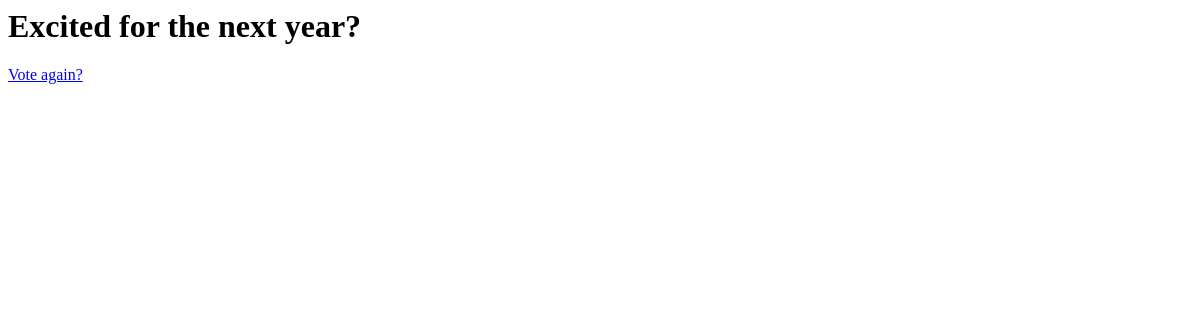
The page /polls/2/results/ on the database as committed earlier.
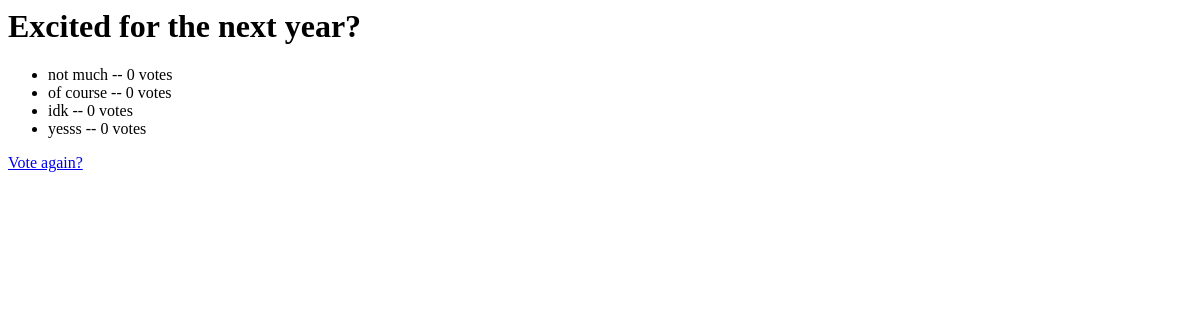
The same page on the database as committed later.
### polls/models.py (models this page shows, shortened)
class Question(models.Model):
    question_text = models.CharField(max_length=200) #charfield informa que o campo selecionado é do tipo char
    pub_date = models.DateTimeField("date published") #datetimefield informa ao banco de dados que o campo selecionado é do tipo datetime

class Choice(models.Model):
    question = models.ForeignKey(Question, on_delete=models.CASCADE)
    choice_text = models.CharField(max_length=200) #max_length é utilizado tanto no banco de dados quanto na futura validação
    votes = models.IntegerField(default=0) #campo votes tipo Integer

### polls/views.py (the view)
# urls.py: path("<int:pk>/results/", views.ResultsView.as_view(), name="results"), #ex /polls/5/results
class ResultsView(generic.DetailView):
    model = Question
    template_name = "polls/results.html"

### polls/templates/polls/results.html
<h1>{{ question.question_text }}</h1>
<ul>
    {% for choice in question.choice_set.all %}
    <li>{{ choice.choice_text }} -- {{ choice.votes }} vote{{choice.votes|pluralize }}</li>
    {% endfor %}
</ul>
<a href="{% url 'polls:detail' question.id %}">Vote again?</a>

Rows that differ between the two databases and show on the page:
added Choice: choice_text "not much", votes "0"
added Choice: choice_text "of course", votes "0"
added Choice: choice_text "idk", votes "0"
added Choice: choice_text "yesss", votes "0"
